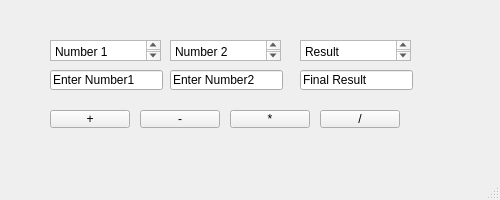
<?xml version="1.0" encoding="UTF-8"?>
<ui version="4.0">
 <class>MainWindow</class>
 <widget class="QMainWindow" name="MainWindow">
  <property name="geometry">
   <rect>
    <x>0</x>
    <y>0</y>
    <width>500</width>
    <height>200</height>
   </rect>
  </property>
  <property name="windowTitle">
   <string>MainWindow</string>
  </property>
  <widget class="QWidget" name="centralwidget">
   <widget class="QLineEdit" name="Number1">
    <property name="geometry">
     <rect>
      <x>50</x>
      <y>70</y>
      <width>113</width>
      <height>20</height>
     </rect>
    </property>
    <property name="text">
     <string>Enter Number1</string>
    </property>
   </widget>
   <widget class="QLineEdit" name="Number2">
    <property name="geometry">
     <rect>
      <x>170</x>
      <y>70</y>
      <width>113</width>
      <height>20</height>
     </rect>
    </property>
    <property name="text">
     <string>Enter Number2</string>
    </property>
   </widget>
   <widget class="QLineEdit" name="Result">
    <property name="geometry">
     <rect>
      <x>300</x>
      <y>70</y>
      <width>113</width>
      <height>20</height>
     </rect>
    </property>
    <property name="text">
     <string>Final Result</string>
    </property>
   </widget>
   <widget class="QPlainTextEdit" name="plainTextEdit">
    <property name="geometry">
     <rect>
      <x>50</x>
      <y>40</y>
      <width>111</width>
      <height>21</height>
     </rect>
    </property>
    <property name="plainText">
     <string>Number 1</string>
    </property>
   </widget>
   <widget class="QPlainTextEdit" name="plainTextEdit_2">
    <property name="geometry">
     <rect>
      <x>170</x>
      <y>40</y>
      <width>111</width>
      <height>21</height>
     </rect>
    </property>
    <property name="plainText">
     <string>Number 2</string>
    </property>
   </widget>
   <widget class="QPlainTextEdit" name="plainTextEdit_3">
    <property name="geometry">
     <rect>
      <x>300</x>
      <y>40</y>
      <width>111</width>
      <height>21</height>
     </rect>
    </property>
    <property name="plainText">
     <string>Result</string>
    </property>
   </widget>
   <widget class="QPushButton" name="Sum">
    <property name="geometry">
     <rect>
      <x>50</x>
      <y>110</y>
      <width>80</width>
      <height>18</height>
     </rect>
    </property>
    <property name="text">
     <string>+</string>
    </property>
   </widget>
   <widget class="QPushButton" name="Subtract">
    <property name="geometry">
     <rect>
      <x>140</x>
      <y>110</y>
      <width>80</width>
      <height>18</height>
     </rect>
    </property>
    <property name="text">
     <string>-</string>
    </property>
   </widget>
   <widget class="QPushButton" name="Multiplication">
    <property name="geometry">
     <rect>
      <x>230</x>
      <y>110</y>
      <width>80</width>
      <height>18</height>
     </rect>
    </property>
    <property name="text">
     <string>*</string>
    </property>
   </widget>
   <widget class="QPushButton" name="Fraction">
    <property name="geometry">
     <rect>
      <x>320</x>
      <y>110</y>
      <width>80</width>
      <height>18</height>
     </rect>
    </property>
    <property name="text">
     <string>/</string>
    </property>
   </widget>
  </widget>
  <widget class="QMenuBar" name="menubar">
   <property name="geometry">
    <rect>
     <x>0</x>
     <y>0</y>
     <width>500</width>
     <height>17</height>
    </rect>
   </property>
  </widget>
  <widget class="QStatusBar" name="statusbar"/>
 </widget>
 <resources/>
 <connections/>
</ui>
